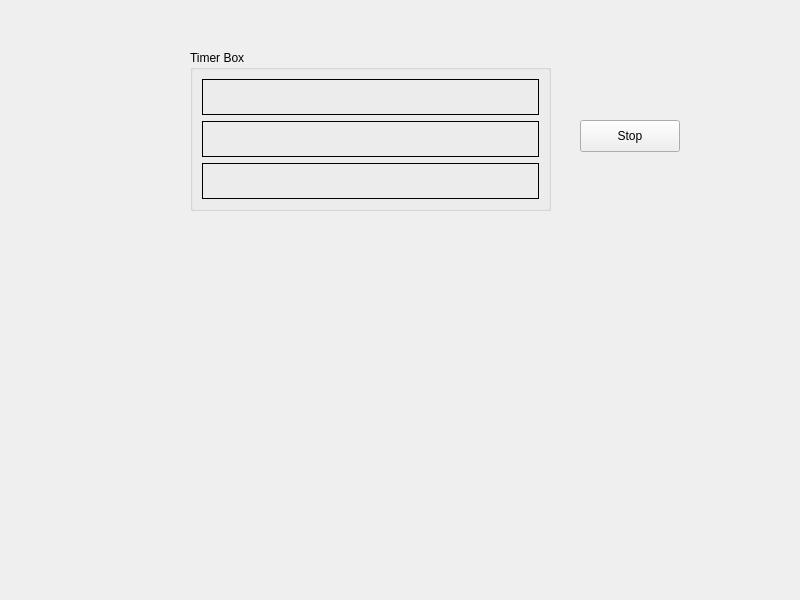
<?xml version="1.0" encoding="UTF-8"?>
<ui version="4.0">
 <class>Widget</class>
 <widget class="QWidget" name="Widget">
  <property name="geometry">
   <rect>
    <x>0</x>
    <y>0</y>
    <width>800</width>
    <height>600</height>
   </rect>
  </property>
  <property name="windowTitle">
   <string>Widget</string>
  </property>
  <widget class="QGroupBox" name="groupBox">
   <property name="geometry">
    <rect>
     <x>190</x>
     <y>50</y>
     <width>361</width>
     <height>161</height>
    </rect>
   </property>
   <property name="title">
    <string>Timer Box</string>
   </property>
   <layout class="QVBoxLayout" name="verticalLayout">
    <item>
     <widget class="QLabel" name="timer_half_sec">
      <property name="frameShape">
       <enum>QFrame::Shape::Box</enum>
      </property>
      <property name="text">
       <string/>
      </property>
     </widget>
    </item>
    <item>
     <widget class="QLabel" name="timer_1s">
      <property name="frameShape">
       <enum>QFrame::Shape::Box</enum>
      </property>
      <property name="text">
       <string/>
      </property>
     </widget>
    </item>
    <item>
     <widget class="QLabel" name="timer_2s">
      <property name="frameShape">
       <enum>QFrame::Shape::Box</enum>
      </property>
      <property name="text">
       <string/>
      </property>
     </widget>
    </item>
   </layout>
  </widget>
  <widget class="QPushButton" name="stop_button">
   <property name="geometry">
    <rect>
     <x>580</x>
     <y>120</y>
     <width>100</width>
     <height>32</height>
    </rect>
   </property>
   <property name="text">
    <string>Stop</string>
   </property>
  </widget>
 </widget>
 <resources/>
 <connections/>
</ui>
